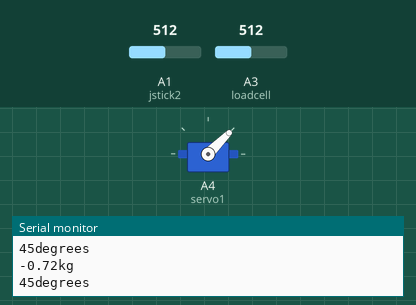
Recording of a sketch running on a simulated Arduino Uno, built with avr-gcc and run on an emulated ATmega328P. Parts: servo, the last lines printed to the serial monitor. Inputs (shaded band) come from the test bench; at power-on: A1 (jstick2) = 512, A3 (loadcell) = 512.

Above: at 1.3 s.
1.4 s: A1 (jstick2) set to 716
At 2.7 s:
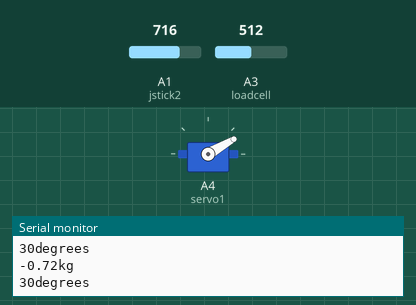
3.0 s: A1 (jstick2) set to 900
At 4.0 s:
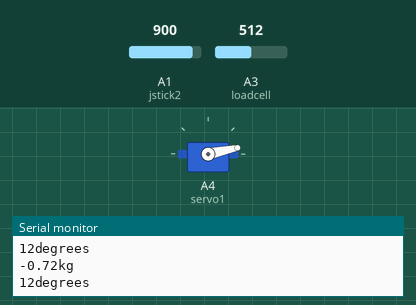
4.5 s: A1 (jstick2) set to 306
At 5.3 s:
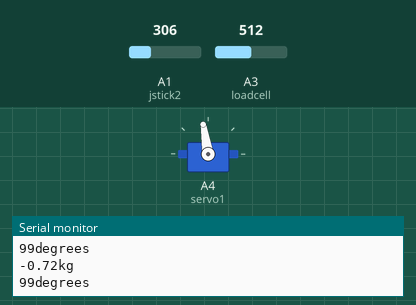
6.0 s: A1 (jstick2) set to 122
At 6.5 s:
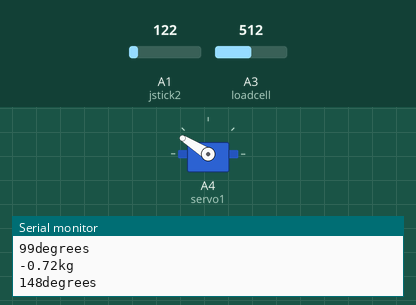
7.5 s: A1 (jstick2) set to 0
At 7.8 s:
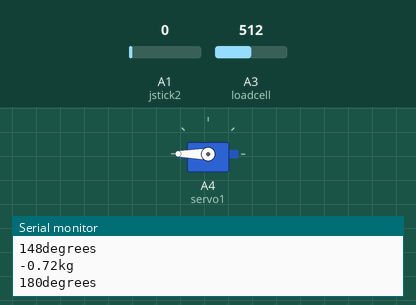
9.0 s: A1 (jstick2) set to 511
At 10.2 s:
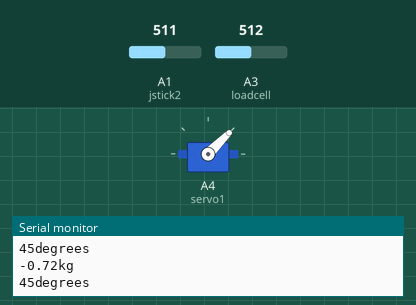
Timing chart, 0 to 11.5 s (numbered marks = the images above; inputs shaded):
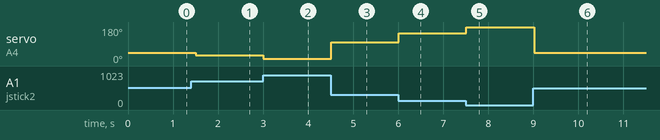

The sketch:

roboservo.ino
```cpp
#include <Servo.h> //include servo library
Servo servo1; // create servo object to control servo motor

int jstick2 = A1; // analog pin to connect the joystick U/D (orange)
int UD_val; // read U/D value from joystick
double loadcell = A3; // analog pin A0
double force; // variable to read force exerted on loadcell
int start = 45; // servo start position

void setup() {
  servo1.attach(A4);// attaches servo on analog pin 4
  Serial.begin(9600);
  servo1.write(start); // starting position of servo
}

  double forceKG(double val) {
    return (469.00 - val) / 60.0;
  } // convert to kgs

void loop() {
  UD_val = analogRead(jstick2); // read joystick value
  //Serial.println(UD_val);
  if (UD_val > 550){
    UD_val = map(UD_val, 550, 1023, start, 0);
  }
  else{
    UD_val = map(UD_val, 0, 510, 180, start);
  }
  // scale it to use it with the servo, maximum commanded force of 2.5kg and a precision of 10g.
  servo1.write(UD_val); // tell the servo to move
  force = analogRead(loadcell);
  //Serial.println(force);
  Serial.println(String(forceKG(force)) + "kg");
  Serial.println(String(UD_val) + "degrees");
  delay(500);
}
```

Measured:
- after the input at 1.4 s, servo on A4 (servo1): 45° → 30° after 0.10 s
- after the input at 3.0 s, servo on A4 (servo1): 30° → 12° at once
- after the input at 4.5 s, servo on A4 (servo1): 12° → 99° at once
- after the input at 6.0 s, servo on A4 (servo1): 99° → 148° at once
- after the input at 7.5 s, servo on A4 (servo1): 148° → 180° at once
- after the input at 9.0 s, servo on A4 (servo1): 180° → 45° at once
